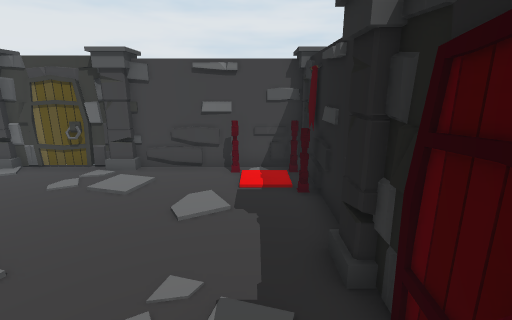
view 1 (above)

12 first-person views from a walk through a 3-D level made in the Unity game engine. The camera is 1.4 m above the floor, tilts 14° down and sees 85° across. Doors are open. The floor is counted in squares, 0.5 m on a side. Each view is taken from the middle of a square. On the plan, view 1 faces up. The plan holds only what a view shows up to about 19 squares ahead; the rest is blank. The player character is not drawn. Some surface patterns are stand-ins.

view 2
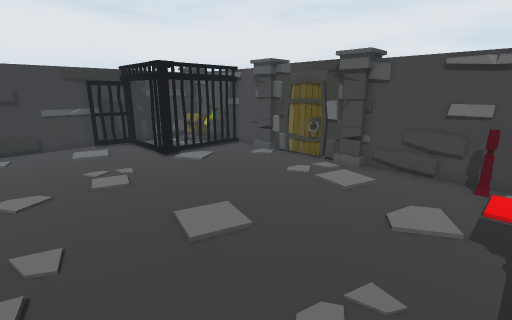

view 3
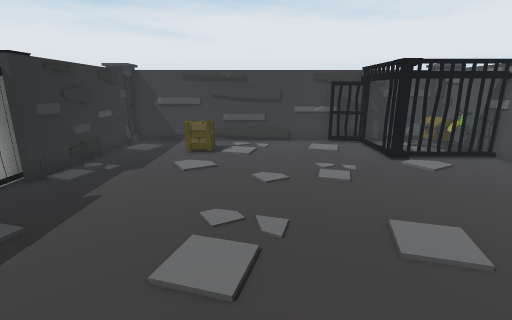

view 4
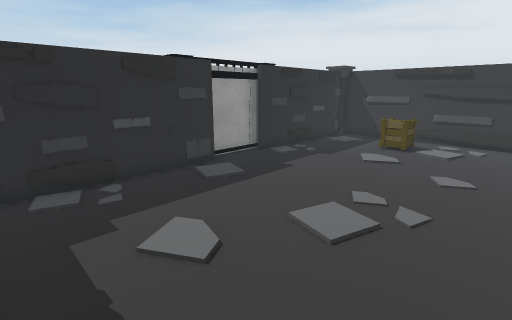

view 5
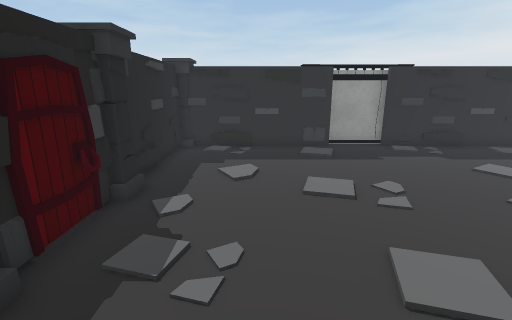

view 6
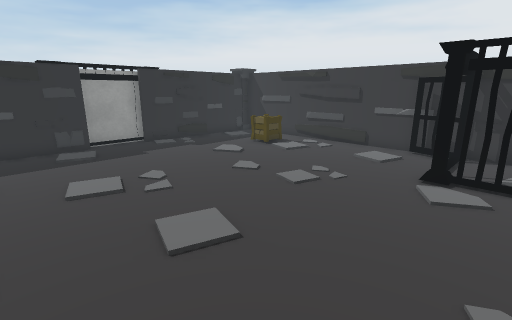

view 7
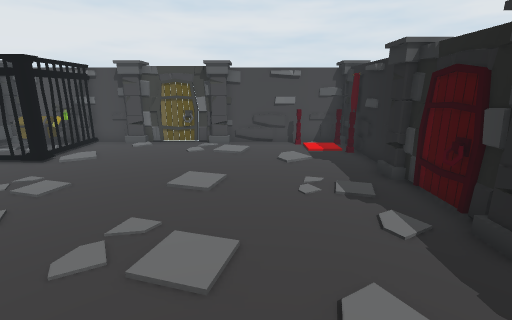

view 8
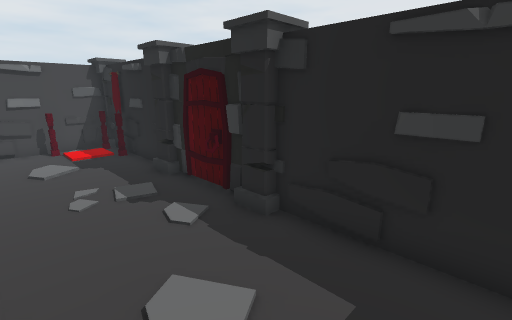

view 9
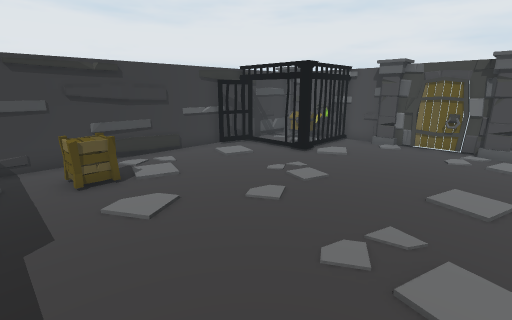

view 10
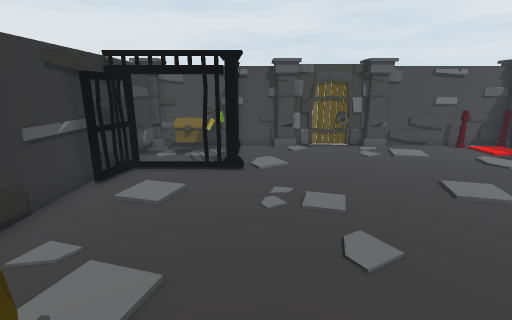

view 11
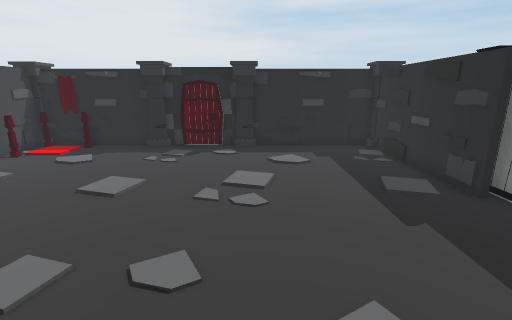

view 12
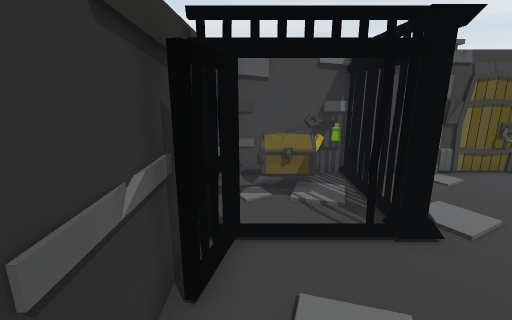

### Floor plan
Key: @ floor where view 1 was taken; # wall or solid block; x gap in a wall; . floor; D open door; = window, fence, low wall or low ledge; C column; H chest; B box; O other object.
Columns run from 16 left of view 1 to 2 right of it. Each row starts with its distance up from view 1.
 11 ######    #C#######
 10 ###O###DD##C###C#CC
  9 #HHO#..DD.........#
  8 #...x..D.........C#
  7 #...#.............#
  6 #DDDC.............#
  5 # ................#
  4 #...............DCC
  3 #...............DDD
  2 #.................#
  1 #................=#
  0 #...............@CC
 -1 #.................#
 -2 #.BB..............#
 -3 #.BB..............#
 -4 #.................#
 -5 #.................#
 -6 #.................#
 -7 ########..#########
 -8        #####

Where each view was taken, in squares from view 1:
view 1: 0 up, 0 right, facing up
view 2: 0 up, 0 right, facing up-left
view 3: 0 up, 0 right, facing left
view 4: 2 up, 1 right, facing down-left
view 5: 7 up, 2 left, facing down
view 6: 8 up, 2 left, facing down-left
view 7: 5 down, 3 left, facing up
view 8: 5 down, 3 left, facing up-right
view 9: 5 down, 4 left, facing up-left
view 10: 4 down, 11 left, facing up
view 11: 1 down, 13 left, facing right
view 12: 1 up, 15 left, facing up
